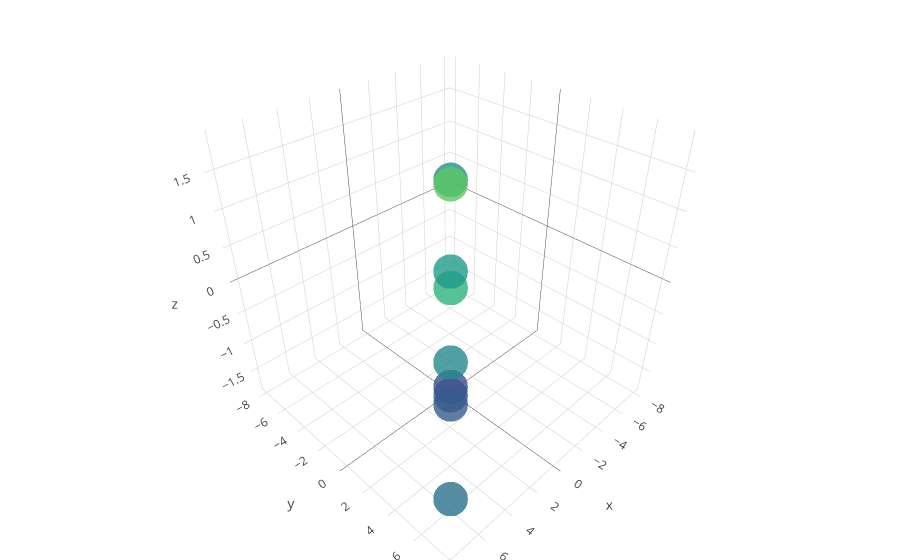

The cell this chart's notebook holds for it:
### Markdown cell above
Now we can visualize encoded vectors for digits.

### Code cell
from plotly import __version__
from plotly.offline import download_plotlyjs, init_notebook_mode, plot,iplot

#Always run this the command before at the start of notebook
init_notebook_mode(connected=True)
import plotly.graph_objs as go

trace1 = go.Scatter3d(
    x=x,
    y=y,
    z=z,
    mode='markers',
    marker=dict(
        size=12,
        color=z,                # set color to an array/list of desired values
        colorscale='Viridis',   # choose a colorscale
        opacity=0.8
    )
)

data = [trace1]
layout = go.Layout(
    margin=dict(
        l=0,
        r=0,
        b=0,
        t=0
    )
)
fig = go.Figure(data=data, layout=layout)

iplot(fig,show_link = False)

### Figure 1 — Plotly figure (JSON) as saved in the notebook; plotly's stock layout.template omitted (floating-point values rounded to 4 significant figures; data arrays with more than 128 entries replaced by an {"elided": "..."} marker saying what was removed)
{"data": [{"marker": {"color": {"elided": "400 float values"}, "colorscale": "Viridis", "opacity": 0.8, "size": 12}, "mode": "markers", "type": "scatter3d", "x": [2, 5, 8, 0, 2, -8, 4, 3, 1], "y": [2, 5, 8, 0, 2, -8, 4, 3, 1], "z": {"elided": "400 float values"}}], "layout": {"margin": {"b": 0, "l": 0, "r": 0, "t": 0}}}
